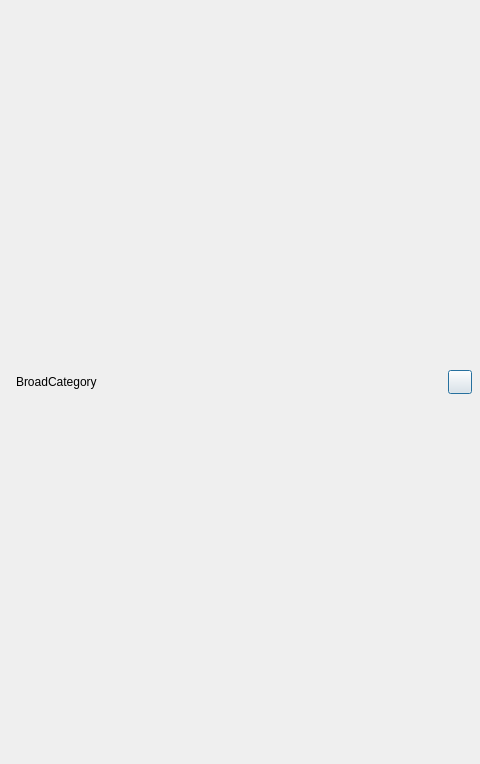
<?xml version="1.0" encoding="UTF-8"?>
<ui version="4.0">
 <class>AFQCategoryDialog</class>
 <widget class="QDialog" name="AFQCategoryDialog">
  <property name="geometry">
   <rect>
    <x>0</x>
    <y>0</y>
    <width>480</width>
    <height>764</height>
   </rect>
  </property>
  <property name="sizePolicy">
   <sizepolicy hsizetype="Fixed" vsizetype="Fixed">
    <horstretch>0</horstretch>
    <verstretch>0</verstretch>
   </sizepolicy>
  </property>
  <property name="minimumSize">
   <size>
    <width>480</width>
    <height>764</height>
   </size>
  </property>
  <property name="maximumSize">
   <size>
    <width>480</width>
    <height>764</height>
   </size>
  </property>
  <property name="windowTitle">
   <string>Form</string>
  </property>
  <layout class="QVBoxLayout" name="verticalLayout">
   <property name="spacing">
    <number>0</number>
   </property>
   <property name="leftMargin">
    <number>0</number>
   </property>
   <property name="topMargin">
    <number>0</number>
   </property>
   <property name="rightMargin">
    <number>0</number>
   </property>
   <property name="bottomMargin">
    <number>0</number>
   </property>
   <item>
    <widget class="QFrame" name="titleFrame">
     <property name="minimumSize">
      <size>
       <width>0</width>
       <height>36</height>
      </size>
     </property>
     <property name="maximumSize">
      <size>
       <width>16777215</width>
       <height>36</height>
      </size>
     </property>
     <layout class="QHBoxLayout" name="horizontalLayout_2">
      <property name="leftMargin">
       <number>16</number>
      </property>
      <property name="topMargin">
       <number>6</number>
      </property>
      <property name="rightMargin">
       <number>8</number>
      </property>
      <property name="bottomMargin">
       <number>6</number>
      </property>
      <item>
       <widget class="QLabel" name="label_WindowTitle">
        <property name="minimumSize">
         <size>
          <width>0</width>
          <height>24</height>
         </size>
        </property>
        <property name="maximumSize">
         <size>
          <width>16777215</width>
          <height>24</height>
         </size>
        </property>
        <property name="text">
         <string>BroadCategory</string>
        </property>
        <property name="labelType" stdset="0">
         <string>labelTitle</string>
        </property>
       </widget>
      </item>
      <item>
       <widget class="QPushButton" name="pushButton_Close">
        <property name="sizePolicy">
         <sizepolicy hsizetype="Fixed" vsizetype="Fixed">
          <horstretch>0</horstretch>
          <verstretch>0</verstretch>
         </sizepolicy>
        </property>
        <property name="minimumSize">
         <size>
          <width>24</width>
          <height>24</height>
         </size>
        </property>
        <property name="maximumSize">
         <size>
          <width>24</width>
          <height>24</height>
         </size>
        </property>
        <property name="styleSheet">
         <string notr="true"/>
        </property>
        <property name="text">
         <string/>
        </property>
        <property name="iconSize">
         <size>
          <width>11</width>
          <height>11</height>
         </size>
        </property>
        <property name="buttonType" stdset="0">
         <string>closeButton</string>
        </property>
       </widget>
      </item>
     </layout>
    </widget>
   </item>
   <item>
    <layout class="QVBoxLayout" name="verticalLayout_Contents">
     <property name="spacing">
      <number>0</number>
     </property>
     <property name="leftMargin">
      <number>0</number>
     </property>
     <property name="topMargin">
      <number>0</number>
     </property>
     <property name="rightMargin">
      <number>0</number>
     </property>
     <property name="bottomMargin">
      <number>0</number>
     </property>
    </layout>
   </item>
  </layout>
 </widget>
 <resources/>
 <connections/>
</ui>
